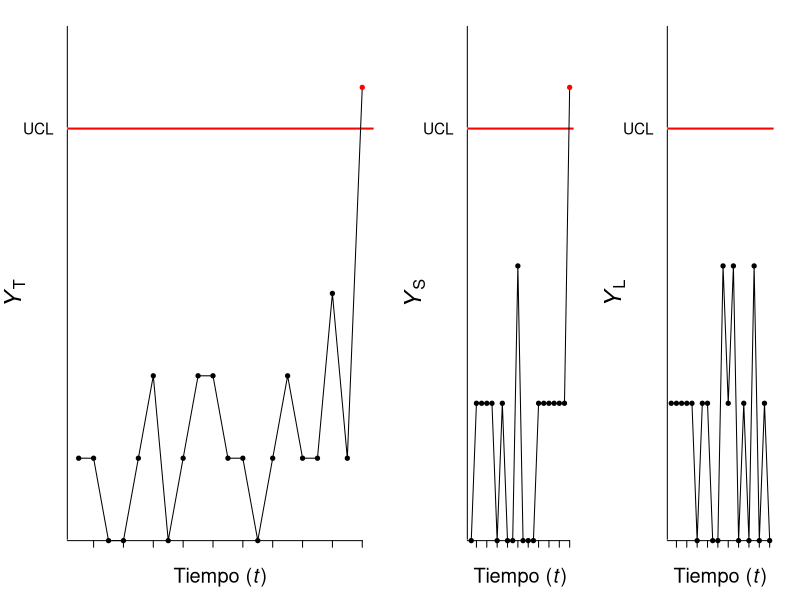
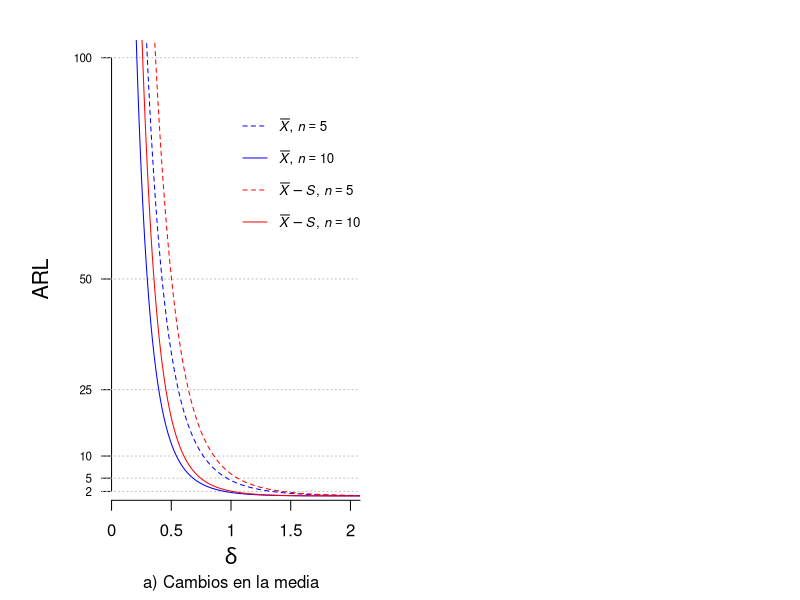

These figures' R source, in order:
## figuras para ejemplo aplicados

########### figura 3.2 ##################

UCL<-5
x<-rbinom(19,10,2*pnorm(-1.5))
xs<-rbinom(19,10,pnorm(-1.5))
xl<-rbinom(20,10,pnorm(-1.5))
M<-matrix(c(1,2,3),ncol=3)


windows(width = 7, height = 4)
layout(M,widths=c(2,1,1))
par(mar=c(3,5.1,2,2))
plot(NA,type="n",xlim=c(1,20),ylim=c(0,UCL*1.2),axes=F,xlab="",ylab="")
axis(2,at=c(0,UCL,UCL*1.5),labels=c("","UCL","n")
     ,col.ticks="White",lwd.ticks=2,cex.axis=1.4,las=2)
mtext(expression(italic(Y)[T]),2,cex=1.4,line=3)
mtext(expression(paste("Tiempo (",italic(t),")")),1,cex=1.2,line=1.2)
axis(1,at=seq(0,20,2),labels=rep("",11),cex.axis=1,pos=0)
abline(h=UCL,col="Red",lwd=2)
lines(c(x,UCL*1.1), type="l",lty=1, col="black")
points(c(x,UCL*1.1), pch=20,col=c(rep("black",19),"red"),cex=1.3)


UCL<-3
plot(NA,type="n",xlim=c(1,20),ylim=c(0,UCL*1.2),axes=F,xlab="",ylab="")
axis(2,at=c(0,UCL,UCL*1.5),labels=c("","UCL","n")
     ,col.ticks="White",lwd.ticks=2,cex.axis=1.4,las=2)
mtext(expression(italic(Y)[S]),2,cex=1.4,line=3)
mtext(expression(paste("Tiempo (",italic(t),")")),1,cex=1.2,line=1.2)
axis(1,at=seq(0,20,2),labels=rep("",11),cex.axis=1,pos=0)
abline(h=UCL,col="Red",lwd=2)
lines(c(xs,UCL*1.1), type="l",lty=1, col="black")
points(c(xs,UCL*1.1), pch=20,col=c(rep("black",19),"red"),cex=1.3)

plot(NA,type="n",xlim=c(1,20),ylim=c(0,UCL*1.2),axes=F,xlab="",ylab="")
axis(2,at=c(0,UCL,UCL*1.5),labels=c("","UCL","n")
     ,col.ticks="White",lwd.ticks=2,cex.axis=1.4,las=2)
mtext(expression(italic(Y)[L]),2,cex=1.4,line=3)
mtext(expression(paste("Tiempo (",italic(t),")")),1,cex=1.2,line=1.2)
axis(1,at=seq(0,20,2),labels=rep("",11),cex.axis=1,pos=0)
abline(h=UCL,col="Red",lwd=2)
lines(c(xl), type="l",lty=1, col="black")
points(c(xl), pch=20,col="black",cex=1.3)

##############################################################

#############################curva ARL###################################
#Figura 2.4 Curva ARL grafico X, S y X-S

d<-seq(0,3,0.01)
r<-seq(1,3,0.001)
alpha<-0.0027
alphac<-1-sqrt(1-alpha)
n<-c(5,10)
Lx<-qnorm(alpha/2,lower.tail=F)
Lxc<-qnorm(alphac/2,lower.tail=F)
Ls<-qchisq(alpha,n-1,lower.tail=F)
Lsc<-qchisq(alphac,n-1,lower.tail=F)

windows(width = 10, height = 5)
par(mfrow=c(1,2))
par(mar=c(4.1,5.1,2,2))

####Cambios en media
betax<-pnorm(Lx-d*sqrt(n[1]))-pnorm(-Lx-d*sqrt(n[1]))
betas<-rep(alpha,length(d))
betaxs<-(pnorm(Lxc-d*sqrt(n[1]))-pnorm(-Lxc-d*sqrt(n[1])))*rep(pchisq(Lsc[1],n[1]-1),length(d))

plot(NA,type="n",xlim=c(0,2),ylim=c(0,100),axes=F,xlab="",ylab="")
axis(1,at=seq(0,3,0.5),labels=round(seq(0,3,0.5),2),pos=0,cex=0.8)
mtext(expression(italic(delta)),1,line=1.5,cex=1.3)
mtext("a) Cambios en la media",1,line=2.7,cex=1)
mtext("ARL",2,line=2.5,cex=1.3)
axis(2,at=c(2,5,10,25,50,100),labels=c(2,5,10,25,50,100),las=2,pos=0,cex.axis=0.7)

abline(h=c(2,5,10,25,50,100),lty=3,col="gray")
lines(d,1/(1-betax),col="blue",lty=2)
lines(d,1/(1-betaxs),col="red",lty=2)

betax<-pnorm(Lx-d*sqrt(n[2]))-pnorm(-Lx-d*sqrt(n[2]))
betas<-rep(alpha,length(d))
betaxs<-(pnorm(Lxc-d*sqrt(n[2]))-pnorm(-Lxc-d*sqrt(n[2])))*rep(pchisq(Lsc[2],n[2]-1),length(d))

lines(d,1/(1-betax),col="blue")
lines(d,1/(1-betaxs),col="red")
legend(1,90,c(expression(paste(bar(italic(X)),", ",italic(n)==5)),expression(paste(bar(italic(X)),", ",italic(n)==10)),expression(paste(bar(italic(X))-italic(S),", ",italic(n)==5)),expression(paste(bar(italic(X))-italic(S),", ",italic(n)==10))),
       col=c("blue","blue","red","red"),lty=c(2,1,2,1),cex=0.8,y.intersp=2,bty="n")





#########################################################################